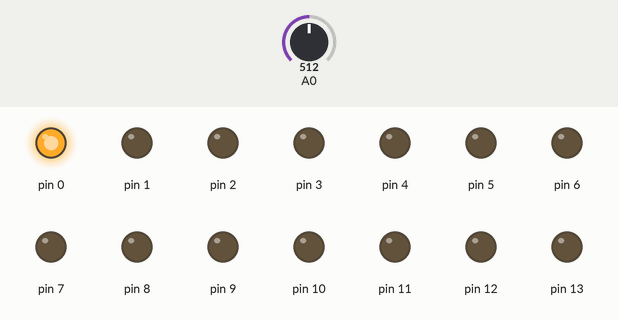
Simulated run of this sketch. Board: Arduino Uno, built with avr-gcc and run on an emulated ATmega328P. On the bench: output pins drawn as LEDs (lit = HIGH). Inputs (shaded band) come from the test bench; at power-on: A0 = 512.

Above: at 0.1 s.
Timing chart, 0 to 1.6 s (numbered marks = the images above):
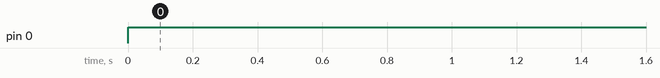

Measured:
- by itself, pin 0: LOW → HIGH at 0.00 s

The sketch:

MicroLac_Ex_3.ino
```cpp
void setup() {
  DDRD = 0xFF ;
  DDRB = 0xFF ;
}

void loop() {
  int a = 0b00000001 ;
  int d = analogRead(A0) ;
  PORTD = a ;
  delay(d) ;
  if(PINB == 0b00000001 && a != 0b10000000){
    a = a <<1 ;
  }
  if(PINB == 0b00000010 && a != 0b00000001){
    a = a >>1 ;
  }
}
```
